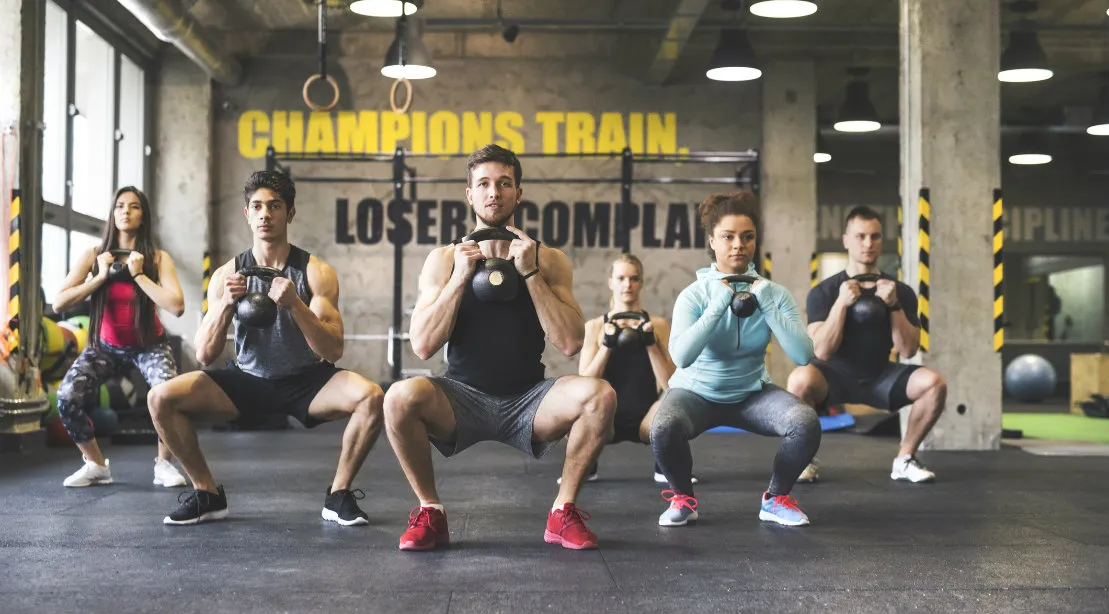
#> input picture image.webp, 1109 x 614 px
$ python pillow_tut.py
#> lines starting #> are read from the running program, lines starting #| are printed output that depends on the picture
from PIL import Image, ImageFilter, ImageEnhance

with Image.open("image.webp") as pic:
    #pic.show()

#> pic is the input picture: PIL image 1109x614 RGB; mean R, G, B 119.1, 113.6, 103.8
    black_white = pic.convert("L")
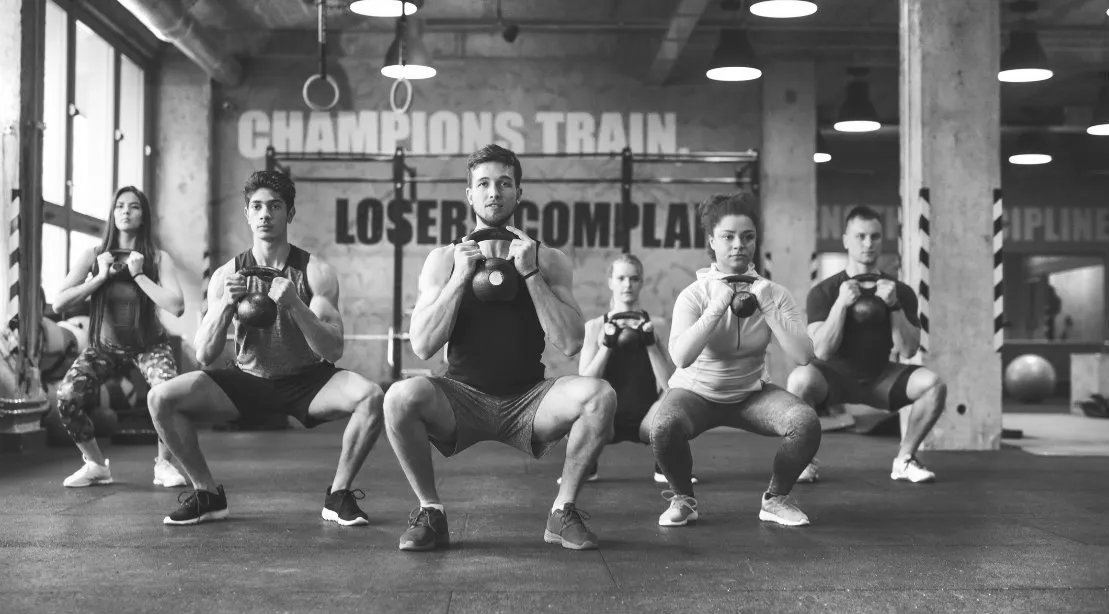
#> black_white: PIL image 1109x614 L; min 20, max 255, mean 114.1
    #black_white.save("image2.webp")

    mirror = pic.transpose(Image.FLIP_LEFT_RIGHT)
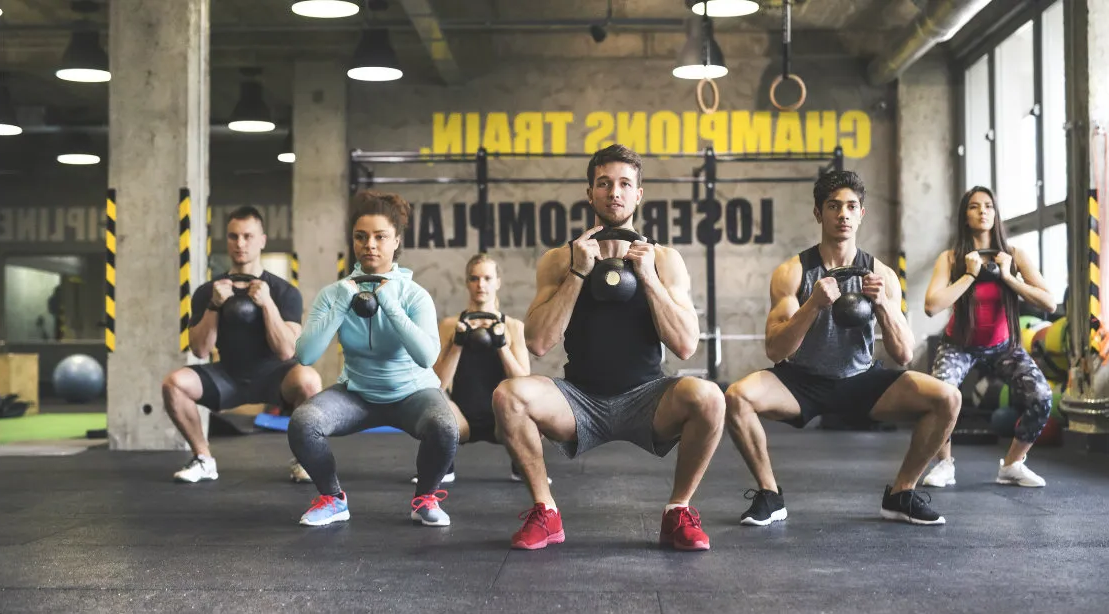
#> mirror: PIL image 1109x614 RGB; mean R, G, B 119.1, 113.6, 103.8
    #mirror.save("image3.webp")

    blur = pic.filter(ImageFilter.BLUR)
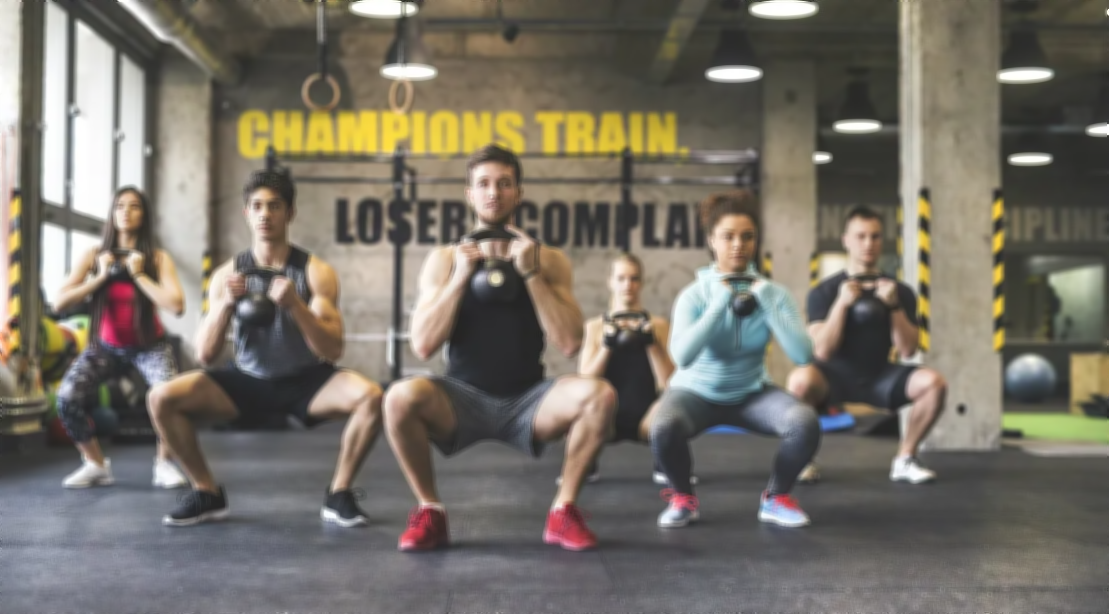
#> blur: PIL image 1109x614 RGB; mean R, G, B 119.1, 113.6, 103.8
    #blur.save("image4.webp")

    # imaheEnhance
    contrast = ImageEnhance.Contrast(pic)
    contrast = contrast.enhance(2.4)
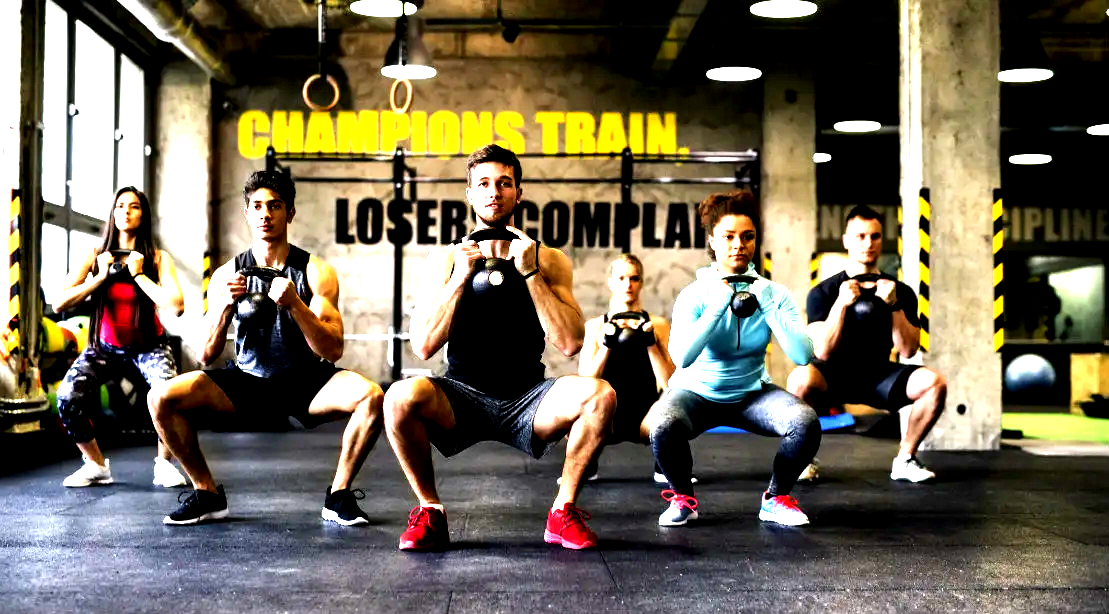
#> contrast: PIL image 1109x614 RGB; mean R, G, B 113.3, 104.7, 87.1
    #contrast.save("image5.webp")
    # or
    color = ImageEnhance.Color(pic).enhance(1.2)
    #color.save("image6.webp")
